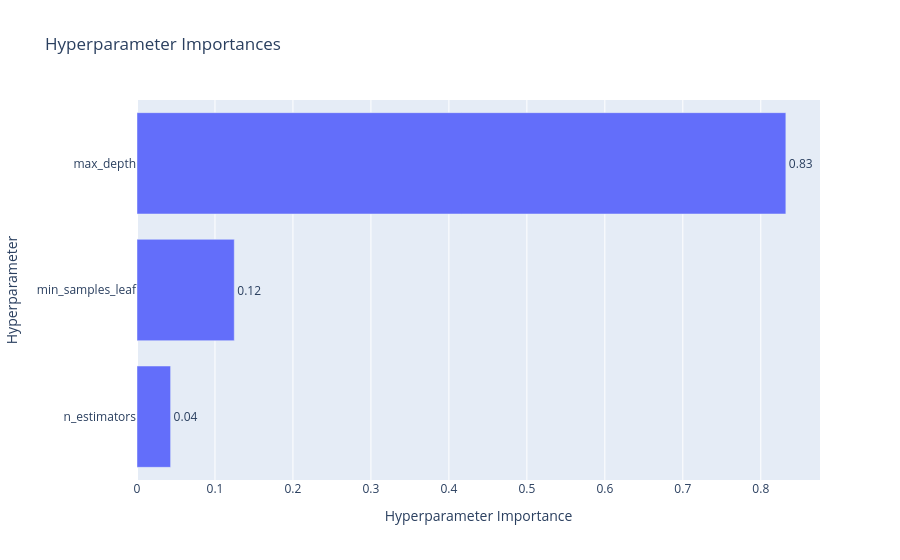

Source (notebook cell):
### Code cell
# plot_param_importances(study)

### Figure 1 — Plotly figure (JSON) as saved in the notebook; plotly's stock layout.template omitted (floating-point values rounded to 4 significant figures)
{"data": [{"cliponaxis": false, "hovertemplate": ["n_estimators (IntDistribution): 0.04309860502504927<extra></extra>", "min_samples_leaf (IntDistribution): 0.1247497852802897<extra></extra>", "max_depth (IntDistribution): 0.8321516096946611<extra></extra>"], "name": "Objective Value", "orientation": "h", "text": ["0.04", "0.12", "0.83"], "textposition": "outside", "type": "bar", "x": [0.0431, 0.1247, 0.8322], "y": ["n_estimators", "min_samples_leaf", "max_depth"]}], "layout": {"title": {"text": "Hyperparameter Importances"}, "xaxis": {"title": {"text": "Hyperparameter Importance"}}, "yaxis": {"title": {"text": "Hyperparameter"}}}}
